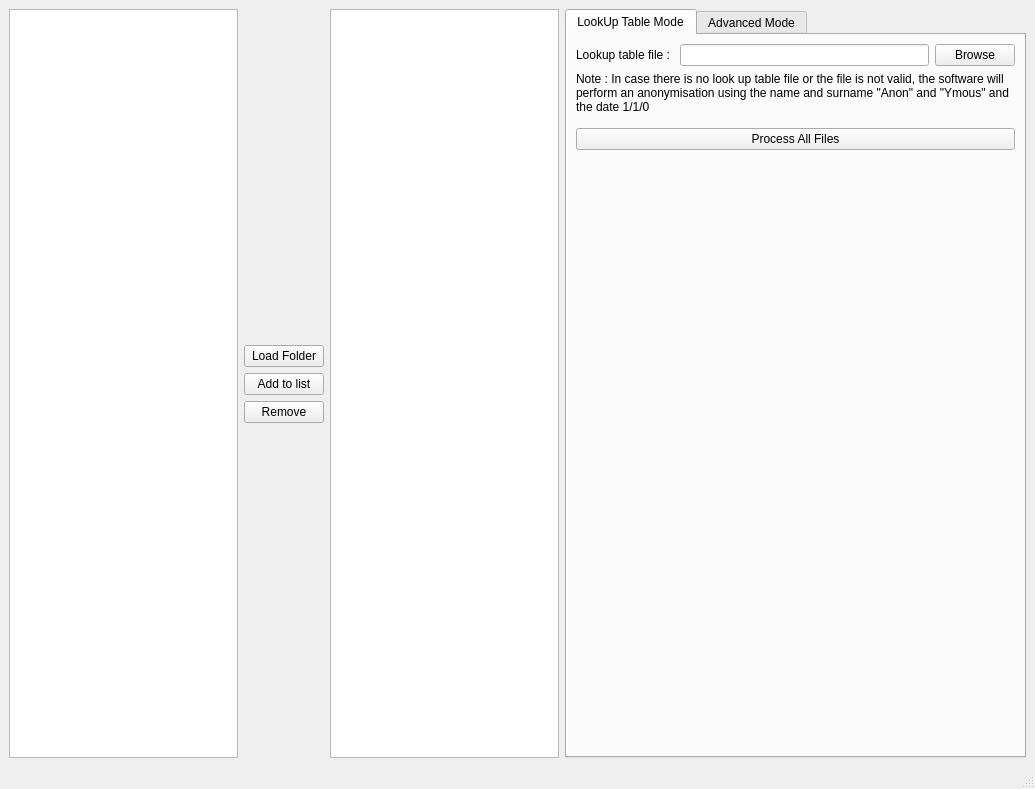
<?xml version="1.0" encoding="UTF-8"?>
<ui version="4.0">
 <class>TRCAnonymizer</class>
 <widget class="QMainWindow" name="TRCAnonymizer">
  <property name="geometry">
   <rect>
    <x>0</x>
    <y>0</y>
    <width>1035</width>
    <height>789</height>
   </rect>
  </property>
  <property name="windowTitle">
   <string>TRCAnonymizer</string>
  </property>
  <widget class="QWidget" name="centralwidget">
   <layout class="QHBoxLayout" name="horizontalLayout_7">
    <item>
     <widget class="QTreeView" name="treeView">
      <property name="selectionMode">
       <enum>QAbstractItemView::ExtendedSelection</enum>
      </property>
     </widget>
    </item>
    <item>
     <layout class="QVBoxLayout" name="verticalLayout">
      <item>
       <spacer name="verticalSpacer_2">
        <property name="orientation">
         <enum>Qt::Vertical</enum>
        </property>
        <property name="sizeHint" stdset="0">
         <size>
          <width>20</width>
          <height>40</height>
         </size>
        </property>
       </spacer>
      </item>
      <item>
       <widget class="QPushButton" name="LoadFolderPushButton">
        <property name="text">
         <string>Load Folder</string>
        </property>
       </widget>
      </item>
      <item>
       <widget class="QPushButton" name="AddPushButton">
        <property name="text">
         <string>Add to list</string>
        </property>
       </widget>
      </item>
      <item>
       <widget class="QPushButton" name="RemovePushButton">
        <property name="text">
         <string>Remove</string>
        </property>
       </widget>
      </item>
      <item>
       <spacer name="verticalSpacer">
        <property name="orientation">
         <enum>Qt::Vertical</enum>
        </property>
        <property name="sizeHint" stdset="0">
         <size>
          <width>20</width>
          <height>40</height>
         </size>
        </property>
       </spacer>
      </item>
     </layout>
    </item>
    <item>
     <widget class="QListWidget" name="listWidget">
      <property name="minimumSize">
       <size>
        <width>0</width>
        <height>0</height>
       </size>
      </property>
      <property name="maximumSize">
       <size>
        <width>16777215</width>
        <height>16777215</height>
       </size>
      </property>
     </widget>
    </item>
    <item>
     <widget class="QTabWidget" name="tabWidget">
      <property name="currentIndex">
       <number>0</number>
      </property>
      <widget class="QWidget" name="tab">
       <attribute name="title">
        <string>LookUp Table Mode</string>
       </attribute>
       <layout class="QVBoxLayout" name="verticalLayout_6">
        <item>
         <layout class="QHBoxLayout" name="horizontalLayout_5">
          <item>
           <widget class="QLabel" name="label_4">
            <property name="text">
             <string>Lookup table file : </string>
            </property>
           </widget>
          </item>
          <item>
           <widget class="QLineEdit" name="LookUpTableLineEdit"/>
          </item>
          <item>
           <widget class="QPushButton" name="BrowseLUTPushButton">
            <property name="text">
             <string>Browse</string>
            </property>
           </widget>
          </item>
         </layout>
        </item>
        <item>
         <widget class="QLabel" name="label_5">
          <property name="minimumSize">
           <size>
            <width>0</width>
            <height>50</height>
           </size>
          </property>
          <property name="text">
           <string>Note : In case there is no look up table file or the file is not valid, the software will perform an anonymisation using the name and surname &quot;Anon&quot; and &quot;Ymous&quot; and the date 1/1/0</string>
          </property>
          <property name="alignment">
           <set>Qt::AlignLeading|Qt::AlignLeft|Qt::AlignTop</set>
          </property>
          <property name="wordWrap">
           <bool>true</bool>
          </property>
         </widget>
        </item>
        <item>
         <layout class="QHBoxLayout" name="horizontalLayout_6">
          <item>
           <widget class="QPushButton" name="ProcessFilesLUTPushButton">
            <property name="text">
             <string>Process All Files</string>
            </property>
           </widget>
          </item>
         </layout>
        </item>
        <item>
         <spacer name="verticalSpacer_4">
          <property name="orientation">
           <enum>Qt::Vertical</enum>
          </property>
          <property name="sizeHint" stdset="0">
           <size>
            <width>20</width>
            <height>40</height>
           </size>
          </property>
         </spacer>
        </item>
       </layout>
      </widget>
      <widget class="QWidget" name="tab_2">
       <attribute name="title">
        <string>Advanced Mode</string>
       </attribute>
       <layout class="QVBoxLayout" name="verticalLayout_2">
        <item>
         <widget class="QCheckBox" name="ProcessAllFilesCheckBox">
          <property name="text">
           <string>Process All Files in list</string>
          </property>
         </widget>
        </item>
        <item>
         <widget class="QLabel" name="label_6">
          <property name="minimumSize">
           <size>
            <width>0</width>
            <height>10</height>
           </size>
          </property>
          <property name="maximumSize">
           <size>
            <width>16777215</width>
            <height>10</height>
           </size>
          </property>
          <property name="text">
           <string/>
          </property>
         </widget>
        </item>
        <item>
         <widget class="QGroupBox" name="Header_GroupBox">
          <property name="minimumSize">
           <size>
            <width>400</width>
            <height>0</height>
           </size>
          </property>
          <property name="title">
           <string>Header</string>
          </property>
          <layout class="QVBoxLayout" name="verticalLayout_3">
           <item>
            <layout class="QHBoxLayout" name="horizontalLayout_2">
             <item>
              <widget class="QLabel" name="label">
               <property name="minimumSize">
                <size>
                 <width>100</width>
                 <height>0</height>
                </size>
               </property>
               <property name="maximumSize">
                <size>
                 <width>100</width>
                 <height>16777215</height>
                </size>
               </property>
               <property name="text">
                <string>Name : </string>
               </property>
              </widget>
             </item>
             <item>
              <widget class="QLineEdit" name="NameLineEdit">
               <property name="enabled">
                <bool>false</bool>
               </property>
              </widget>
             </item>
            </layout>
           </item>
           <item>
            <layout class="QHBoxLayout" name="horizontalLayout_3">
             <item>
              <widget class="QLabel" name="label_2">
               <property name="minimumSize">
                <size>
                 <width>100</width>
                 <height>0</height>
                </size>
               </property>
               <property name="maximumSize">
                <size>
                 <width>100</width>
                 <height>16777215</height>
                </size>
               </property>
               <property name="text">
                <string>Surname : </string>
               </property>
              </widget>
             </item>
             <item>
              <widget class="QLineEdit" name="SurnameLineEdit">
               <property name="enabled">
                <bool>false</bool>
               </property>
              </widget>
             </item>
            </layout>
           </item>
           <item>
            <layout class="QHBoxLayout" name="horizontalLayout_4">
             <item>
              <widget class="QLabel" name="label_3">
               <property name="minimumSize">
                <size>
                 <width>100</width>
                 <height>0</height>
                </size>
               </property>
               <property name="maximumSize">
                <size>
                 <width>100</width>
                 <height>16777215</height>
                </size>
               </property>
               <property name="text">
                <string>Date of Birth : </string>
               </property>
              </widget>
             </item>
             <item>
              <widget class="QLineEdit" name="MonthLineEdit">
               <property name="enabled">
                <bool>false</bool>
               </property>
              </widget>
             </item>
             <item>
              <widget class="QLineEdit" name="DayLineEdit">
               <property name="enabled">
                <bool>false</bool>
               </property>
              </widget>
             </item>
             <item>
              <widget class="QLineEdit" name="YearLineEdit">
               <property name="enabled">
                <bool>false</bool>
               </property>
              </widget>
             </item>
            </layout>
           </item>
           <item>
            <layout class="QHBoxLayout" name="horizontalLayout">
             <item>
              <widget class="QPushButton" name="EditInfoPushButton">
               <property name="text">
                <string>Edit</string>
               </property>
              </widget>
             </item>
             <item>
              <widget class="QPushButton" name="AnonHeaderPushButton">
               <property name="text">
                <string>Anonymize Header</string>
               </property>
              </widget>
             </item>
            </layout>
           </item>
          </layout>
         </widget>
        </item>
        <item>
         <widget class="QGroupBox" name="Montages_GroupBox">
          <property name="minimumSize">
           <size>
            <width>400</width>
            <height>0</height>
           </size>
          </property>
          <property name="title">
           <string>Montages</string>
          </property>
          <layout class="QVBoxLayout" name="verticalLayout_4">
           <item>
            <widget class="QCheckBox" name="CheckAllBox">
             <property name="text">
              <string>Check / Uncheck all</string>
             </property>
            </widget>
           </item>
           <item>
            <widget class="QListWidget" name="MontagesListWidget"/>
           </item>
           <item>
            <widget class="QPushButton" name="RemoveMontagesPushButton">
             <property name="text">
              <string>Remove Selected Montages</string>
             </property>
            </widget>
           </item>
           <item>
            <widget class="QPushButton" name="SaveAnonymizedFilePushButton">
             <property name="text">
              <string>Save Anonymized File</string>
             </property>
            </widget>
           </item>
          </layout>
         </widget>
        </item>
       </layout>
      </widget>
     </widget>
    </item>
   </layout>
  </widget>
  <widget class="QStatusBar" name="statusbar"/>
  <action name="actionLoad_Folder">
   <property name="text">
    <string>Load Folder</string>
   </property>
  </action>
 </widget>
 <resources/>
 <connections/>
</ui>
